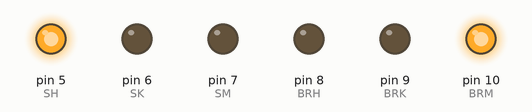
This sketch was run on a simulated Arduino Uno, built with avr-gcc and run on an emulated ATmega328P. On the bench: output pins drawn as LEDs (lit = HIGH).

Above: at 2.5 s.
At 5.5 s:
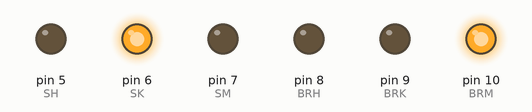
At 10.5 s:
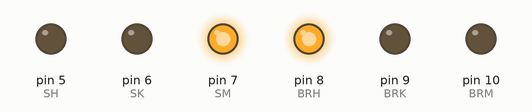
At 15.5 s:
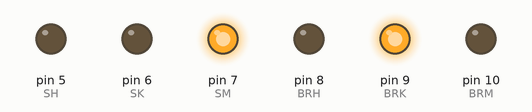
Timing chart, 0 to 20.8 s (numbered marks = the images above):
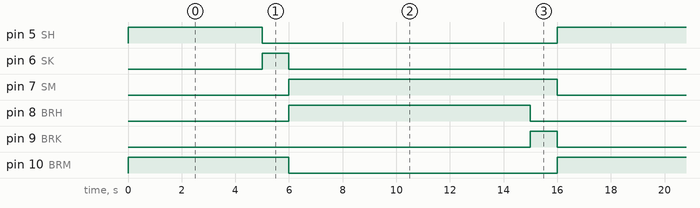

The sketch:

1.2-program-lalu-lintas.ino
```cpp
// Deklarasi pin untuk setiap lampu
#define BRM 10  // Merah Jalan Pemuda
#define BRK 9   // Kuning Jalan Pemuda
#define BRH 8   // Hijau Jalan Pemuda
#define SM 7    // Merah Jalan Gajah Mada
#define SK 6    // Kuning Jalan Gajah Mada
#define SH 5    // Hijau Jalan Gajah Mada

void setup() {
  // Mengatur pin sebagai output
  pinMode(BRM, OUTPUT);
  pinMode(BRK, OUTPUT);
  pinMode(BRH, OUTPUT);
  pinMode(SM, OUTPUT);
  pinMode(SK, OUTPUT);
  pinMode(SH, OUTPUT);
}

void setLampState(int brm, int brk, int brh, int sm, int sk, int sh) {
  digitalWrite(BRM, brm);
  digitalWrite(BRK, brk);
  digitalWrite(BRH, brh);
  digitalWrite(SM, sm);
  digitalWrite(SK, sk);
  digitalWrite(SH, sh);
}

void loop() {
  // Langkah 0-4: BRM dan SH nyala (Jalan Pemuda Merah, Jalan Gajah Mada Hijau)
  for (int i = 0; i < 5; i++) {
    setLampState(HIGH, LOW, LOW, LOW, LOW, HIGH);
    delay(1000); // Tunggu 1000 ms (1 detik)
  }

  // Langkah 5: BRM dan SK nyala (Jalan Pemuda Merah, Jalan Gajah Mada Kuning)
  setLampState(HIGH, LOW, LOW, LOW, HIGH, LOW);
  delay(1000); // Tunggu 1000 ms (1 detik)

  // Langkah 6-14: BRH dan SM nyala (Jalan Pemuda Hijau, Jalan Gajah Mada Merah)
  for (int i = 0; i < 9; i++) {
    setLampState(LOW, LOW, HIGH, HIGH, LOW, LOW);
    delay(1000); // Tunggu 1000 ms (1 detik)
  }

  // Langkah 15: BRK dan SM nyala (Jalan Pemuda Kuning, Jalan Gajah Mada Merah)
  setLampState(LOW, HIGH, LOW, HIGH, LOW, LOW);
  delay(1000); // Tunggu 1000 ms (1 detik)
}
```

Measured:
- by itself, pin 5 (SH): alternates HIGH for 5.0 s and LOW for 11.0 s
- by itself, pin 6 (SK), pin 9 (BRK): alternates HIGH for 1.0 s and LOW for 15.0 s
- by itself, pin 7 (SM): alternates HIGH for 10.0 s and LOW for 6.0 s
- by itself, pin 8 (BRH): alternates HIGH for 9.0 s and LOW for 7.0 s
- by itself, pin 10 (BRM): alternates HIGH for 6.0 s and LOW for 10.0 s
